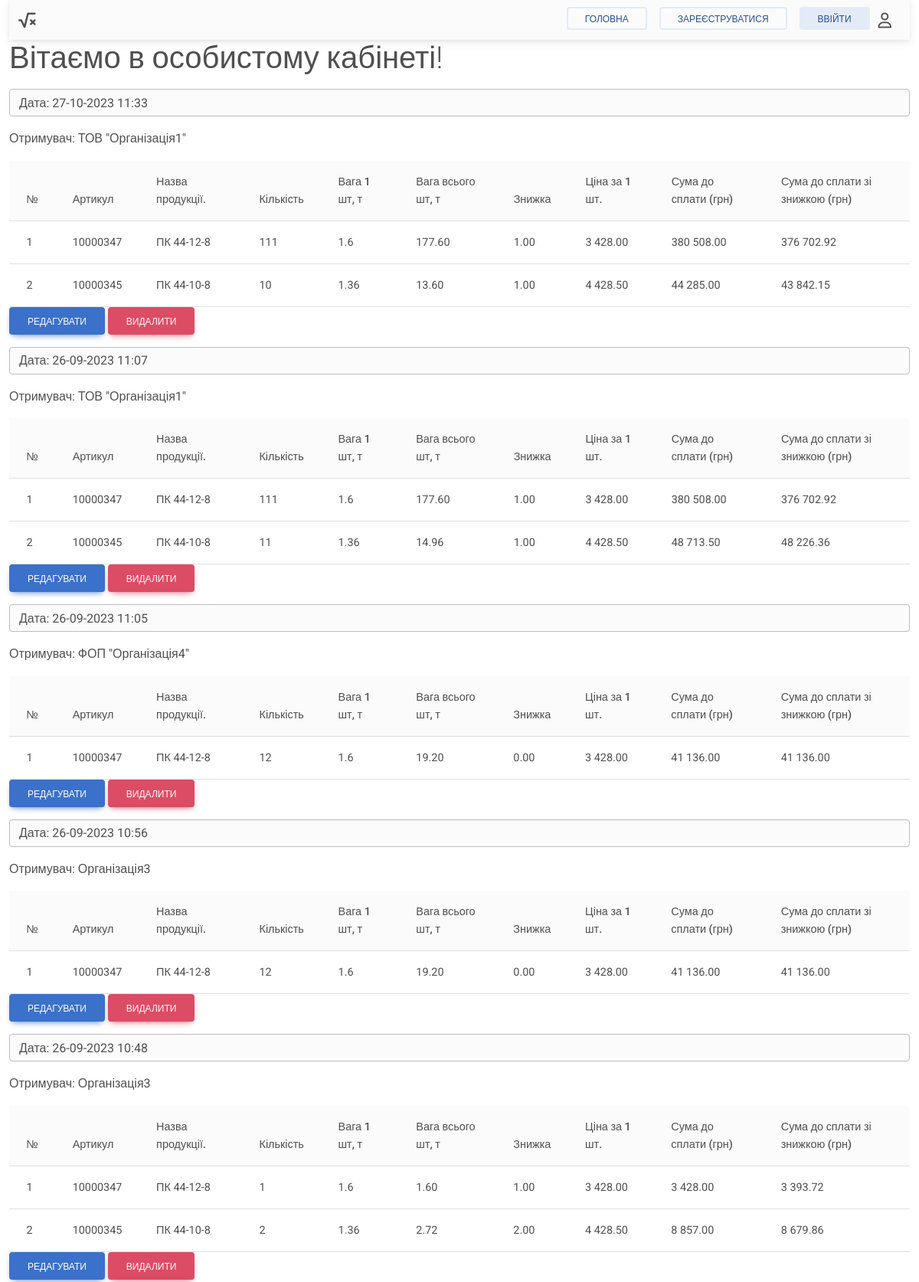
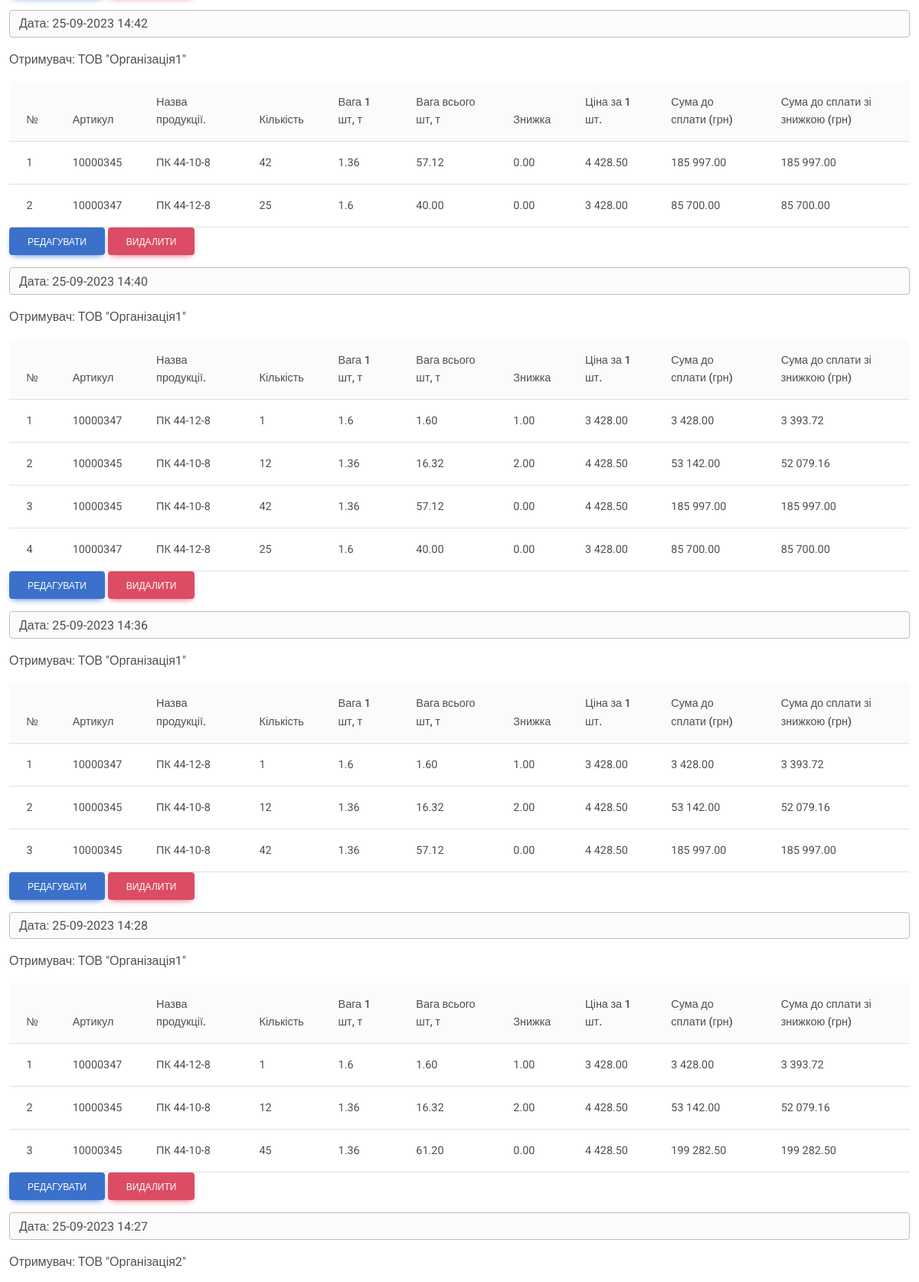
The app's page /personal_cabinet/1/ (upper part) with its own data (2 pictures, top to bottom).
### calc/models.py (models this page shows, shortened)
class Product(models.Model):
    title = models.CharField(max_length=255, verbose_name='Назва')
    article = models.IntegerField(verbose_name='Артикул')
    count = models.IntegerField(verbose_name='Кількість')
    discount = models.DecimalField(max_digits=5, decimal_places=2, verbose_name='Знижка', null=True)
    project = models.ForeignKey(Project, on_delete=models.CASCADE, null=True, related_name='products')

class Project(models.Model):
    project_id = models.CharField(primary_key=True, max_length=255, verbose_name='Ідентифікатор проекту')
    time_create = models.DateTimeField(auto_now_add=True, verbose_name='Час створення')
    author = models.ForeignKey(User, on_delete=models.CASCADE, null=True)
    cost_PDV = models.CharField(max_length=255, verbose_name='Вартість рейсу з ПДВ (вручну)', null=True)
    count_trip = models.CharField(max_length=255, verbose_name='Кількість рейсів', null=True)
    delivery_where = models.CharField(max_length=255, verbose_name='Доставка окремо/в ціні')
    distance = models.CharField(max_length=255, verbose_name='Відстань, км', null=True)
    tn_per_trip = models.CharField(max_length=255, verbose_name='ТН/рейс', null=True)
    is_delivery = models.CharField(max_length=255, verbose_name='З/Без доставка')
    guide_option = models.CharField(max_length=255, verbose_name='Реквізити', null=True)

### calc/views.py (the view)
# urls.py: path('personal_cabinet/<str:pk>/', personal_cabinet, name='personal_cabinet'),
def personal_cabinet(request, pk):
    db = {
        'ПК 44-12-8': {
            'article': 10000347,
            'weight': 1.6,
            'price': 3428
        },
        'ПК 44-10-8': {
            'article': 10000345,
            'weight': 1.36,
            'price': 4428.50
        }
    }
    projects = Product.objects.select_related('project').filter(project__author_id=pk).order_by('-project__time_create')
    grouped_projects = {}
    for project_id, group in groupby(projects, lambda x: x.project_id):
        grouped_projects[project_id] = list(group)
    context = {'grouped_projects': grouped_projects,
               'db': db}
    return render(request, 'calc/personal_cabinet.html', context=context)

### calc/templatetags/custom_tags.py (called while the page is built)
@register.filter
def replace_coma(value):
    return str(value).replace(",",".")

@register.simple_tag
def get_nested_value(my_dict, *args):
    try:
        for key in args:
            my_dict = my_dict[key]
        return my_dict
    except (KeyError, TypeError):
        return None

@register.simple_tag
def get_sum_with_discount(price, discount):
    discount = float(discount)
    return round(price - (price * discount / 100), 2)

@register.filter
def format_currency(amount):
    return "{:,.2f}".format(float(amount)).replace(',', ' ')

### calc/templates/calc/personal_cabinet.html
{% extends "calc/layout.html" %}
{% load custom_tags %}
{% load mathfilters %}
{% block content %}
    <h2 class="display-6">Вітаємо в особистому кабінеті!</h2>
    {% for project_id, projects in grouped_projects.items %}
        <p class="mt-3 form-control bg-light">Дата: {{ projects.0.project.time_create|date:"d-m-Y H:i" }}</p>
        <p>Отримувач: {{ projects.0.project.guide_option }}</p>
        <table class="table align-middle mb-0 bg-white mt-3" id="productsTable">
            <thead class="bg-light">
            <tr>
                <th>№</th>
                <th>Артикул</th>
                <th>Назва продукції.</th>
                <th>Кількість</th>
                <th>Вага 1 шт, т</th>
                <th>Вага всього шт, т</th>
                <th>Знижка</th>
                <th>Ціна за 1 шт.</th>
                <th>Сума до сплати (грн)</th>
                <th>Сума до сплати зі знижкою (грн)</th>
            </tr>
            </thead>
            <tbody id="product-table-body">
            {% for product in projects %}
                <tr data-pk={{ product.pk }}>
                    <td>{{ forloop.counter }}</td>
                    <td>{{ product.article }}</td>
                    <td>
                        {{ product.title }}
                    </td>
                    <td>
                        {{ product.count }}
                    </td>
                    <td>
                        {% get_nested_value db product.title 'weight' as local_weight %} {{ local_weight }}
                    </td>
                    <td class="general-weight">
                        {% get_nested_value db product.title 'weight' as general_weight %} {{ general_weight|mul:product.count|floatformat:2 }}
                    </td>
                    <td>
                        {{ product.discount|replace_coma }}
                    </td>
                    <td class="local-price">
                        {% get_nested_value db product.title 'price' as local_price %}{% if local_price %}
                            {{ local_price|format_currency }}{% endif %}</td>
                    <td class="general-price">
                        {% get_nested_value db product.title 'price' as result_price %}{% if result_price %}
                            {{ result_price|mul:product.count|format_currency }}{% endif %}</td>
                    <td class="general-price-discount">
                        {% get_nested_value db product.title 'price' as result_price %}{% get_sum_with_discount result_price|mul:product.count product.discount|replace_coma as sum_with_disc %}
                        {% if sum_with_disc %}{{ sum_with_disc|format_currency }}{% endif %}
                    </td>
                </tr>
            {% endfor %}
            </tbody>
        </table>
        <a class="btn btn-primary" href="{% url 'index_project_id' project_id %}">Редагувати</a>
        <a class="btn btn-danger" href="{% url 'delete_project' project_id %}">
            Видалити
        </a>
    {% endfor %}
{% endblock %}

### calc/templates/calc/layout.html (shortened to what this page needs)
<!DOCTYPE html>
{% load static %}
<html lang="en">
<head>
    <link
            href="https://cdnjs.cloudflare.com/ajax/libs/font-awesome/6.0.0/css/all.min.css"
            rel="stylesheet"
    />
    <link
            href="https://cdnjs.cloudflare.com/ajax/libs/mdb-ui-kit/6.4.1/mdb.min.css"
            rel="stylesheet"
    />
    <link rel="stylesheet" href="https://cdnjs.cloudflare.com/ajax/libs/select2/4.0.13/css/select2.min.css"
/>
</head>
<body>
<div class="container-fluid mb-5">
    <nav class="navbar navbar-light bg-light">
        <div class="container-fluid">
            <i class="fas fa-square-root-variable fa-lg"></i>
            <div class="d-flex input-group w-auto">
                <ul class="nav gap-3">
                    {% if user.is_authenticated %}
                        <li class="nav-item">
                            <p class="nav-link text-secondary">{{ user.username }} </p>
                        </li>
                        <li class="nav-item">
                            <a class="btn btn-outline-secondary" href="{% url 'index' %}">Головна</a>
                        </li>
                        <li class="nav-item">
                            <a class="btn btn-secondary" href="{% url 'logout' %}">Вийти</a>
                        </li>
                        <li class="nav-item">
                            <a class="btn btn-outline-secondary" href="{% url 'personal_cabinet' request.user.pk %}">Особистий кабінет</a>
                        </li>
                    {% else %}
                        <li class="nav-item">
                            <a class="btn btn-outline-secondary" href="{% url 'index' %}">Головна</a>
                        </li>
                        <li class="nav-item">
                            <a class="btn btn-outline-secondary" href="{% url 'register' %}">Зареєструватися</a>
                        </li>
                        <li class="nav-item">
                            <a class="btn btn-secondary" href="{% url 'login' %}">Ввійти</a>
                        </li>
                    {% endif %}
                </ul>
                <span class="input-group-text border-0" id="search-addon">
                    <i class="far fa-user fa-lg"></i>
                </span>
            </div>
        </div>
    </nav>
    {% block content %}
    {% endblock %}
</div>
</body>
</html>

### records on screen
Product: project.time_create "27-10-2023 11:33", project.guide_option "ТОВ \"Організація1\"", article "10000347", title "ПК 44-12-8", count "111", local_weight "1.6", count "177.60", discount "1.00", local_price "3 428.00", count "380 508.00", sum_with_disc "376 702.92"
Product: article "10000345", title "ПК 44-10-8", count "10", local_weight "1.36", count "13.60", discount "1.00", local_price "4 428.50", count "44 285.00", sum_with_disc "43 842.15"
Product: project.time_create "26-09-2023 11:07", project.guide_option "ТОВ \"Організація1\"", article "10000347", title "ПК 44-12-8", count "111", local_weight "1.6", count "177.60", discount "1.00", local_price "3 428.00", count "380 508.00", sum_with_disc "376 702.92"
Product: article "10000345", title "ПК 44-10-8", count "11", local_weight "1.36", count "14.96", discount "1.00", local_price "4 428.50", count "48 713.50", sum_with_disc "48 226.36"
Product: project.time_create "26-09-2023 11:05", project.guide_option "ФОП \"Організація4\"", article "10000347", title "ПК 44-12-8", count "12", local_weight "1.6", count "19.20", discount "0.00", local_price "3 428.00", count "41 136.00", sum_with_disc "41 136.00"
Product: project.time_create "26-09-2023 10:56", project.guide_option "Організація3", article "10000347", title "ПК 44-12-8", count "12", local_weight "1.6", count "19.20", discount "0.00", local_price "3 428.00", count "41 136.00", sum_with_disc "41 136.00"
Product: project.time_create "26-09-2023 10:48", project.guide_option "Організація3", article "10000347", title "ПК 44-12-8", count "1", local_weight "1.6", count "1.60", discount "1.00", local_price "3 428.00", count "3 428.00", sum_with_disc "3 393.72"
Product: article "10000345", title "ПК 44-10-8", count "2", local_weight "1.36", count "2.72", discount "2.00", local_price "4 428.50", count "8 857.00", sum_with_disc "8 679.86"
Product: project.time_create "25-09-2023 14:42", project.guide_option "ТОВ \"Організація1\"", article "10000345", title "ПК 44-10-8", count "42", local_weight "1.36", count "57.12", discount "0.00", local_price "4 428.50", count "185 997.00", sum_with_disc "185 997.00"
Product: article "10000347", title "ПК 44-12-8", count "25", local_weight "1.6", count "40.00", discount "0.00", local_price "3 428.00", count "85 700.00", sum_with_disc "85 700.00"
Product: project.time_create "25-09-2023 14:40", project.guide_option "ТОВ \"Організація1\"", article "10000347", title "ПК 44-12-8", count "1", local_weight "1.6", count "1.60", discount "1.00", local_price "3 428.00", count "3 428.00", sum_with_disc "3 393.72"
Product: article "10000345", title "ПК 44-10-8", count "12", local_weight "1.36", count "16.32", discount "2.00", local_price "4 428.50", count "53 142.00", sum_with_disc "52 079.16"
Product: article "10000345", title "ПК 44-10-8", count "42", local_weight "1.36", count "57.12", discount "0.00", local_price "4 428.50", count "185 997.00", sum_with_disc "185 997.00"
Product: article "10000347", title "ПК 44-12-8", count "25", local_weight "1.6", count "40.00", discount "0.00", local_price "3 428.00", count "85 700.00", sum_with_disc "85 700.00"
Product: project.time_create "25-09-2023 14:36", project.guide_option "ТОВ \"Організація1\"", article "10000347", title "ПК 44-12-8", count "1", local_weight "1.6", count "1.60", discount "1.00", local_price "3 428.00", count "3 428.00", sum_with_disc "3 393.72"
Product: article "10000345", title "ПК 44-10-8", count "12", local_weight "1.36", count "16.32", discount "2.00", local_price "4 428.50", count "53 142.00", sum_with_disc "52 079.16"
Product: article "10000345", title "ПК 44-10-8", count "42", local_weight "1.36", count "57.12", discount "0.00", local_price "4 428.50", count "185 997.00", sum_with_disc "185 997.00"
Product: project.time_create "25-09-2023 14:28", project.guide_option "ТОВ \"Організація1\"", article "10000347", title "ПК 44-12-8", count "1", local_weight "1.6", count "1.60", discount "1.00", local_price "3 428.00", count "3 428.00", sum_with_disc "3 393.72"
Product: article "10000345", title "ПК 44-10-8", count "12", local_weight "1.36", count "16.32", discount "2.00", local_price "4 428.50", count "53 142.00", sum_with_disc "52 079.16"
Product: article "10000345", title "ПК 44-10-8", count "45", local_weight "1.36", count "61.20", discount "0.00", local_price "4 428.50", count "199 282.50", sum_with_disc "199 282.50"
Product: project.time_create "25-09-2023 14:27", project.guide_option "ТОВ \"Організація2\""
